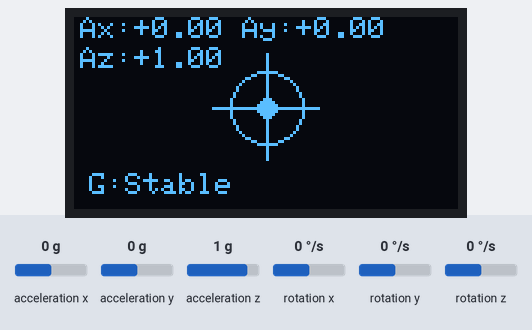
This sketch was run on a simulated ESP32. Shown: 128×64 one-colour display. Inputs (shaded band) come from the test bench; at power-on: acceleration z 1 g, acceleration y 0 g, rotation z 0 °/s, acceleration x 0 g, rotation x 0 °/s, rotation y 0 °/s. What the sketch prints to the serial monitor is not drawn.

Above: at 4.9 s.
5.0 s: acceleration z set to -1.4 g
At 5.18 s:
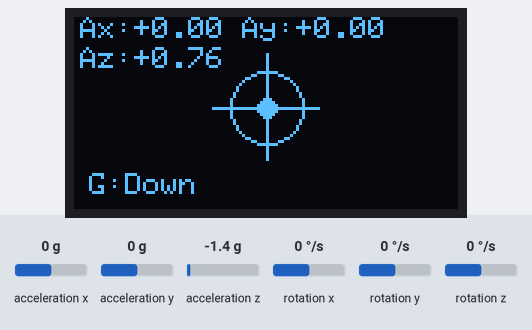
6.8 s: acceleration y set to -1.4 g
At 8.8 s:
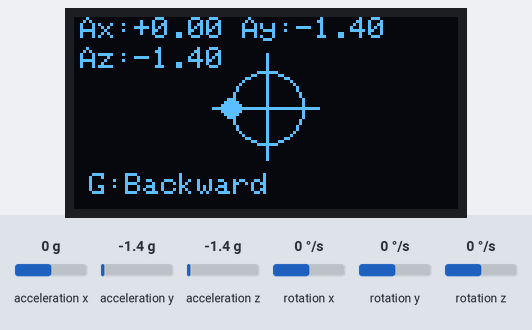
8.9 s: rotation z set to -192 °/s
At 10.5 s:
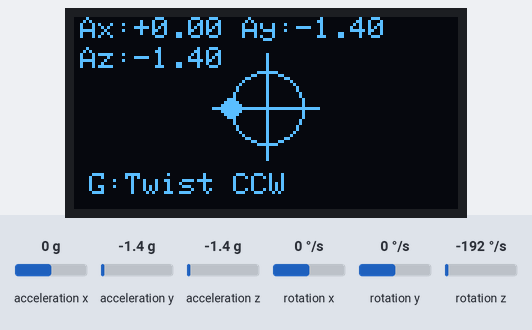
10.8 s: rotation z set to 100 °/s
At 13.3 s:
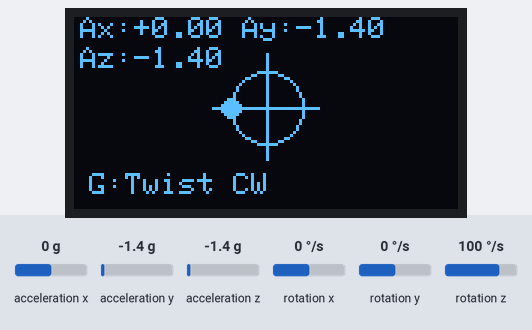
13.6 s: acceleration x set to -1.4 g
At 13.64 s:
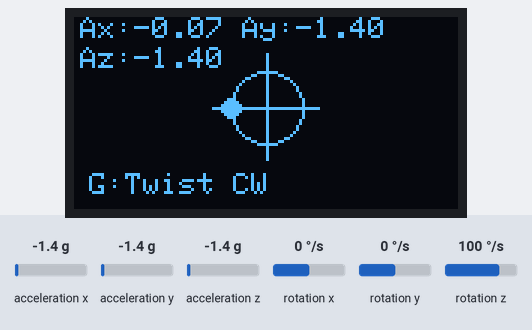
15.3 s: acceleration x set to -0.2 g
At 15.37 s:
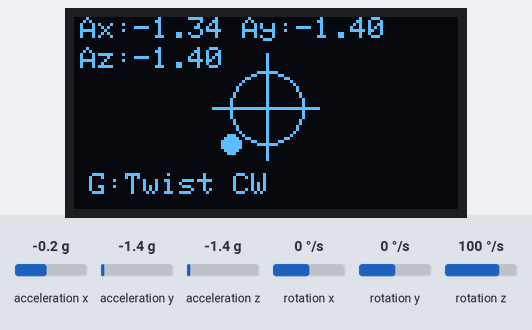

Measured:
- after the input at 5.0 s, the display: first changes after 0.09 s (image 1 shows a later state)
- after the input at 6.8 s, the display: first changes after 0.10 s (image 2 shows a later state)
- after the input at 8.9 s, the display: changes after 0.42 s (image 3)
- after the input at 10.8 s, the display: first changes after 0.94 s (image 4 shows a later state)
- after the input at 13.6 s, the display: changes at once (image 5)
- after the input at 15.3 s, the display: changes after 0.06 s (image 6)

The sketch:

esp_v2.ino
```cpp
#include <Wire.h>
#include <MPU6050.h>
#include <Adafruit_SSD1306.h>
#include <Adafruit_GFX.h>
#include <math.h>

#define SDA_PIN 21
#define SCL_PIN 22
#define SCREEN_WIDTH 128
#define SCREEN_HEIGHT 64
#define BUFFER_SIZE 20

MPU6050 mpu;
Adafruit_SSD1306 display(SCREEN_WIDTH, SCREEN_HEIGHT, &Wire, -1);

struct SensorData {
  float ax, ay, az;
  float gx, gy, gz;
};
SensorData buffer[BUFFER_SIZE];
int indexBuffer = 0;
bool bufferFilled = false;

float restAx = 0, restAy = 0, restAz = 1;
float rollOffset = 0, pitchOffset = 0;
float filteredRoll = 0, filteredPitch = 0;
String currentGesture = "Init";
int stableFrames = 0;

// ---------------- Utility ----------------
float computeAverage(float arr[], int n) {
  float sum = 0;
  for (int i = 0; i < n; i++) sum += arr[i];
  return sum / n;
}
float computeStdDev(float arr[], int n, float mean) {
  float s = 0;
  for (int i = 0; i < n; i++) s += pow(arr[i] - mean, 2);
  return sqrt(s / n);
}

// ---------------- Calibration with timeout ----------------
void calibrateSensor() {
  Serial.println("Calibrating...");

  display.clearDisplay();
  display.setTextSize(1);
  display.setTextColor(SSD1306_WHITE);
  display.setCursor(20, 25);
  display.println("CALIBRATING...");
  display.display();

  const int samples = 200;
  float sumAx = 0, sumAy = 0, sumAz = 0;

  int collected = 0;
  unsigned long start = millis();

  while (collected < samples) {
    if (millis() - start > 3000) {
      Serial.println("Calibration timeout - using defaults");
      break;
    }

    sumAx += mpu.getAccelerationX() / 16384.0;
    sumAy += mpu.getAccelerationY() / 16384.0;
    sumAz += mpu.getAccelerationZ() / 16384.0;
    collected++;
    delay(5);
  }

  if (collected > 0) {
    restAx = sumAx / collected;
    restAy = sumAy / collected;
    restAz = sumAz / collected;
  }

  rollOffset = atan2(restAy, restAz);
  pitchOffset = atan2(-restAx, sqrt(restAy * restAy + restAz * restAz));

  Serial.println("Calibration done");
}

// ---------------- Data collection ----------------
void collectData() {
  SensorData d;
  d.ax = mpu.getAccelerationX() / 16384.0;
  d.ay = mpu.getAccelerationY() / 16384.0;
  d.az = mpu.getAccelerationZ() / 16384.0;
  d.gx = mpu.getRotationX() / 131.0;
  d.gy = mpu.getRotationY() / 131.0;
  d.gz = mpu.getRotationZ() / 131.0;
  buffer[indexBuffer] = d;
  indexBuffer = (indexBuffer + 1) % BUFFER_SIZE;
  if (indexBuffer == 0) bufferFilled = true;
}

// ---------------- Shake Detection ----------------
bool detectOscillation(float arr[], int size, float threshold, int requiredFlips) {
  int signFlips = 0;
  for (int i = 1; i < size; i++) {
    if ((arr[i - 1] > threshold && arr[i] < -threshold) ||
        (arr[i - 1] < -threshold && arr[i] > threshold))
      signFlips++;
  }
  return (signFlips >= requiredFlips);
}

// ---------------- Gesture Detection ----------------
String detectGesture(float avgAx, float avgAy, float avgAz,
                     float avgGx, float avgGy, float avgGz,
                     float stdGx, float stdGy, float stdGz,
                     float axArr[], float ayArr[], float azArr[]) {

  float dAx = avgAx - restAx;
  float dAy = avgAy - restAy;
  float dAz = avgAz - restAz;

  // Stability detection
  if (stdGx < 10 && stdGy < 10 && stdGz < 10)
    stableFrames++;
  else
    stableFrames = 0;

  // --- Shake detection (oscillation-based) ---
  if (detectOscillation(axArr, BUFFER_SIZE, 0.4, 3) ||
      detectOscillation(ayArr, BUFFER_SIZE, 0.4, 3))
    return "Shake H";
  else if (detectOscillation(azArr, BUFFER_SIZE, 0.4, 3))
    return "Shake V";

  // --- Other gestures ---
  if (fabs(avgGz) > 40)
    return (avgGz > 0) ? "Twist CW" : "Twist CCW";
  else if (dAy > 0.25)
    return "Forward";
  else if (dAy < -0.25)
    return "Backward";
  else if (fabs(avgAz - restAz) > 0.5)
    return "Tap";
  else if (dAx > 0.18)
    return "Right";
  else if (dAx < -0.18)
    return "Left";
  else if (dAz > 0.15)
    return "Up";
  else if (dAz < -0.15)
    return "Down";
  else if (stableFrames > 1)
    return "Stable";
  else
    return currentGesture;
}

// ---------------- Display ----------------
void drawTiltDot(float roll, float pitch) {
  int cx = SCREEN_WIDTH / 2;
  int cy = 30;
  int radius = 12;

  display.drawFastHLine(cx - radius - 6, cy, 2 * (radius + 6), SSD1306_WHITE);
  display.drawFastVLine(cx, cy - radius - 6, 2 * (radius + 6), SSD1306_WHITE);
  display.drawCircle(cx, cy, radius, SSD1306_WHITE);

  int dx = (int)(roll * 57.3 * 0.6);
  int dy = (int)(pitch * 57.3 * 0.6);
  dx = constrain(dx, -radius, radius);
  dy = constrain(dy, -radius, radius);
  display.fillCircle(cx + dx, cy + dy, 3, SSD1306_WHITE);
}

void updateDisplay(float avgAx, float avgAy, float avgAz, float roll, float pitch) {
  display.clearDisplay();

  display.setTextSize(1);
  display.setTextColor(SSD1306_WHITE);
  display.setCursor(2, 0);
  display.printf("Ax:%+.2f Ay:%+.2f", avgAx, avgAy);

  display.setCursor(2, 10);
  display.printf("Az:%+.2f", avgAz);

  drawTiltDot(roll, pitch);

  display.setCursor(5, 52);
  display.setTextSize(1);
  display.printf("G:%s", currentGesture.c_str());
  display.display();
}

// ---------------- Setup ----------------
void setup() {
  Serial.begin(115200);
  Wire.begin(SDA_PIN, SCL_PIN);

  Serial.println("Starting...");

  // Initialize OLED
  if (!display.begin(SSD1306_SWITCHCAPVCC, 0x3C)) {
    Serial.println("OLED FAIL");
    while (1);
  }

  delay(100);

  // Show BOOT screen
  display.clearDisplay();
  display.setTextSize(2);
  display.setTextColor(SSD1306_WHITE);
  display.setCursor(30, 25);
  display.println("BOOT");
  display.display();
  delay(1500);

  // Initialize MPU
  mpu.initialize();
  if (!mpu.testConnection()) {
    Serial.println("MPU FAIL");
    display.clearDisplay();
    display.setCursor(10, 25);
    display.println("MPU ERROR");
    display.display();
    while (1);
  }

  Serial.println("MPU OK");

  // Calibrate
  calibrateSensor();

  currentGesture = "Ready";

  // Show ready screen
  display.clearDisplay();
  display.setTextSize(1);
  display.setCursor(25, 25);
  display.println("READY!");
  display.display();
  delay(1000);
}

// ---------------- Loop ----------------
void loop() {
  collectData();

  // Show "WAIT" while collecting initial buffer
  if (!bufferFilled) {
    display.clearDisplay();
    display.setTextSize(2);
    display.setTextColor(SSD1306_WHITE);
    display.setCursor(25, 25);
    display.println("WAIT");
    display.display();
    delay(10);
    return;
  }

  float ax[BUFFER_SIZE], ay[BUFFER_SIZE], az[BUFFER_SIZE];
  float gx[BUFFER_SIZE], gy[BUFFER_SIZE], gz[BUFFER_SIZE];
  for (int i = 0; i < BUFFER_SIZE; i++) {
    ax[i] = buffer[i].ax; ay[i] = buffer[i].ay; az[i] = buffer[i].az;
    gx[i] = buffer[i].gx; gy[i] = buffer[i].gy; gz[i] = buffer[i].gz;
  }

  float avgAx = computeAverage(ax, BUFFER_SIZE);
  float avgAy = computeAverage(ay, BUFFER_SIZE);
  float avgAz = computeAverage(az, BUFFER_SIZE);
  float avgGx = computeAverage(gx, BUFFER_SIZE);
  float avgGy = computeAverage(gy, BUFFER_SIZE);
  float avgGz = computeAverage(gz, BUFFER_SIZE);
  float stdGx = computeStdDev(gx, BUFFER_SIZE, avgGx);
  float stdGy = computeStdDev(gy, BUFFER_SIZE, avgGy);
  float stdGz = computeStdDev(gz, BUFFER_SIZE, avgGz);

  currentGesture = detectGesture(avgAx, avgAy, avgAz, avgGx, avgGy, avgGz,
                                 stdGx, stdGy, stdGz, ax, ay, az);

  float newRoll = atan2(avgAy, avgAz) - rollOffset;
  float newPitch = atan2(-avgAx, sqrt(avgAy * avgAy + avgAz * avgAz)) - pitchOffset;

  filteredRoll = filteredRoll * 0.7 + newRoll * 0.3;
  filteredPitch = filteredPitch * 0.7 + newPitch * 0.3;

  updateDisplay(avgAx, avgAy, avgAz, filteredRoll, filteredPitch);

  Serial.println(currentGesture);

  delay(60);
}
```
